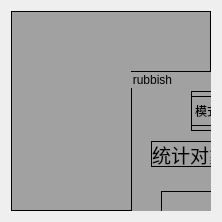
         <widget class="QWidget" name="widget_21" native="true">
          <layout class="QGridLayout" name="gridLayout_17">
           <item row="0" column="0">
            <widget class="QWidget" name="widget" native="true">
             <property name="minimumSize">
              <size>
               <width>200</width>
               <height>200</height>
              </size>
             </property>
             <property name="styleSheet">
              <string notr="true">background-color: rgb(161, 161, 161);
border:1px solid black;</string>
             </property>
             <widget class="QGroupBox" name="groupBox">
              <property name="geometry">
               <rect>
                <x>120</x>
                <y>60</y>
                <width>791</width>
                <height>381</height>
               </rect>
              </property>
              <property name="title">
               <string>rubbish</string>
              </property>
              <widget class="QWidget" name="widget_static" native="true">
               <property name="geometry">
                <rect>
                 <x>30</x>
                 <y>120</y>
                 <width>431</width>
                 <height>241</height>
                </rect>
               </property>
               <property name="minimumSize">
                <size>
                 <width>0</width>
                 <height>200</height>
                </size>
               </property>
               <widget class="QLabel" name="label_start">
                <property name="geometry">
                 <rect>
                  <x>50</x>
                  <y>40</y>
                  <width>21</width>
                  <height>31</height>
                 </rect>
                </property>
                <property name="styleSheet">
                 <string notr="true">border-bottom: 0px solid #FFFFFF;
color: rgb(0, 120, 220);
background-color: rgb(38, 56, 81);</string>
                </property>
                <property name="text">
                 <string>L</string>
                </property>
               </widget>
               <widget class="QLabel" name="label_stop">
                <property name="geometry">
                 <rect>
                  <x>40</x>
                  <y>90</y>
                  <width>21</width>
                  <height>31</height>
                 </rect>
                </property>
                <property name="styleSheet">
                 <string notr="true">border-bottom: 0px solid #FFFFFF;
color: rgb(0, 120, 220);
background-color: rgb(38, 56, 81);</string>
                </property>
                <property name="text">
                 <string>L</string>
                </property>
               </widget>
               <widget class="QPushButton" name="pushButton_start">
                <property name="geometry">
                 <rect>
                  <x>100</x>
                  <y>10</y>
                  <width>141</width>
                  <height>51</height>
                 </rect>
                </property>
                <property name="font">
                 <font>
                  <family>Microsoft YaHei UI</family>
                  <pointsize>14</pointsize>
                  <italic>false</italic>
                  <bold>false</bold>
                 </font>
                </property>
                <property name="styleSheet">
                 <string notr="true">QPushButton
{
    color: rgb(255, 255, 255);
    background-color: rgb(38, 56, 81);
border-radius:15px;
}
QPushButton:checked 
{
	background-color: rgb(60, 68, 81);
 }</string>
                </property>
                <property name="text">
                 <string>启动</string>
                </property>
                <property name="checkable">
                 <bool>true</bool>
                </property>
                <property name="checked">
                 <bool>false</bool>
                </property>
               </widget>
               <widget class="QPushButton" name="pushButton_test">
                <property name="geometry">
                 <rect>
                  <x>60</x>
                  <y>190</y>
                  <width>100</width>
                  <height>32</height>
                 </rect>
                </property>
                <property name="minimumSize">
                 <size>
                  <width>100</width>
                  <height>30</height>
                 </size>
                </property>
                <property name="text">
                 <string>test</string>
                </property>
               </widget>
               <widget class="QPushButton" name="pushButton_4">
                <property name="geometry">
                 <rect>
                  <x>220</x>
                  <y>190</y>
                  <width>111</width>
                  <height>41</height>
                 </rect>
                </property>
                <property name="styleSheet">
                 <string notr="true">QPushButton
{
    color: rgb(255, 255, 255);
    background-color: rgb(38, 56, 81);
border-radius:15px;
}
QPushButton:pressed 
{
	background-color: rgb(160, 168, 181);
 }

QPushButton:checked 
{
	background-color: rgb(160, 168, 181);
 }</string>
                </property>
                <property name="text">
                 <string>工位2运行</string>
                </property>
               </widget>
               <widget class="QLabel" name="label_8">
                <property name="geometry">
                 <rect>
                  <x>170</x>
                  <y>80</y>
                  <width>90</width>
                  <height>45</height>
                 </rect>
                </property>
                <property name="text">
                 <string>实际尺寸：</string>
                </property>
               </widget>
               <widget class="QPushButton" name="pushButton_correction">
                <property name="geometry">
                 <rect>
                  <x>40</x>
                  <y>80</y>
                  <width>111</width>
                  <height>41</height>
                 </rect>
                </property>
                <property name="font">
                 <font>
                  <family>Microsoft YaHei UI</family>
                  <pointsize>14</pointsize>
                  <italic>false</italic>
                  <bold>false</bold>
                 </font>
                </property>
                <property name="styleSheet">
                 <string notr="true">QPushButton
{
    color: rgb(255, 255, 255);
    background-color: rgb(38, 56, 81);
border-radius:15px;
}
QPushButton:pressed 
{
	background-color: rgb(160, 168, 181);
 }

QPushButton:checked 
{
	background-color: rgb(160, 168, 181);
 }</string>
                </property>
                <property name="text">
                 <string>矫正</string>
                </property>
                <property name="checkable">
                 <bool>false</bool>
                </property>
               </widget>
               <widget class="QDoubleSpinBox" name="doubleSpinBox_real_value">
                <property name="geometry">
                 <rect>
                  <x>270</x>
                  <y>80</y>
                  <width>101</width>
                  <height>45</height>
                 </rect>
                </property>
                <property name="maximum">
                 <double>99999.000000000000000</double>
                </property>
               </widget>
               <widget class="QPushButton" name="pushButton_light2">
                <property name="geometry">
                 <rect>
                  <x>220</x>
                  <y>140</y>
                  <width>111</width>
                  <height>41</height>
                 </rect>
                </property>
                <property name="font">
                 <font>
                  <family>Microsoft YaHei UI</family>
                  <pointsize>14</pointsize>
                  <italic>false</italic>
                  <bold>false</bold>
                 </font>
                </property>
                <property name="styleSheet">
                 <string notr="true">QPushButton
{
    color: rgb(255, 255, 255);
    background-color: rgb(38, 56, 81);
border-radius:15px;
}
QPushButton:pressed 
{
	background-color: rgb(160, 168, 181);
 }

QPushButton:checked 
{
	background-color: rgb(160, 168, 181);
 }</string>
                </property>
                <property name="text">
                 <string>光源2</string>
                </property>
                <property name="checkable">
                 <bool>true</bool>
                </property>
               </widget>
               <widget class="QPushButton" name="pushButton_sim_3">
                <property name="geometry">
                 <rect>
                  <x>30</x>
                  <y>150</y>
                  <width>151</width>
                  <height>26</height>
                 </rect>
                </property>
                <property name="font">
                 <font>
                  <family>Microsoft YaHei UI</family>
                  <pointsize>14</pointsize>
                  <italic>false</italic>
                  <bold>false</bold>
                 </font>
                </property>
                <property name="styleSheet">
                 <string notr="true">QPushButton
{
    color: rgb(255, 255, 255);
    background-color: rgb(38, 56, 81);
border-radius:15px;
}
QPushButton:pressed 
{
	background-color: rgb(60, 68, 81);
 }

QPushButton:checked 
{
	background-color: rgb(60, 68, 81);
 }</string>
                </property>
                <property name="text">
                 <string>测试</string>
                </property>
                <property name="checkable">
                 <bool>true</bool>
                </property>
               </widget>
               <widget class="QPushButton" name="pushButton_save_calibration_data">
                <property name="geometry">
                 <rect>
                  <x>280</x>
                  <y>10</y>
                  <width>131</width>
                  <height>61</height>
                 </rect>
                </property>
                <property name="font">
                 <font>
                  <family>Microsoft YaHei UI</family>
                  <pointsize>14</pointsize>
                  <italic>false</italic>
                  <bold>false</bold>
                 </font>
                </property>
                <property name="styleSheet">
                 <string notr="true">QPushButton
{
    color: rgb(255, 255, 255);
    background-color: rgb(38, 56, 81);
border-radius:15px;
}
QPushButton:pressed 
{
	background-color: rgb(60, 68, 81);
 }

QPushButton:checked 
{
	background-color: rgb(60, 68, 81);
 }</string>
                </property>
                <property name="text">
                 <string>保存标定数据</string>
                </property>
                <property name="checkable">
                 <bool>true</bool>
                </property>
               </widget>
              </widget>
              <widget class="QLabel" name="label_static_obj_title">
               <property name="geometry">
                <rect>
                 <x>20</x>
                 <y>70</y>
                 <width>78</width>
                 <height>26</height>
                </rect>
               </property>
               <property name="font">
                <font>
                 <family>Microsoft YaHei UI</family>
                 <pointsize>14</pointsize>
                 <italic>false</italic>
                 <bold>false</bold>
                </font>
               </property>
               <property name="styleSheet">
                <string notr="true">border: 1px solid black;
background-color: transparent;</string>
               </property>
               <property name="text">
                <string>统计对象</string>
               </property>
               <property name="alignment">
                <set>Qt::AlignCenter</set>
               </property>
              </widget>
              <widget class="QLabel" name="label_static_obj_title_2">
               <property name="geometry">
                <rect>
                 <x>160</x>
                 <y>70</y>
                 <width>45</width>
                 <height>26</height>
                </rect>
               </property>
               <property name="font">
                <font>
                 <family>Microsoft YaHei UI</family>
                 <pointsize>14</pointsize>
                 <italic>false</italic>
                 <bold>false</bold>
                </font>
               </property>
               <property name="styleSheet">
                <string notr="true">border: 1px solid black;
background-color: transparent;</string>
               </property>
               <property name="text">
                <string>ng数</string>
               </property>
               <property name="alignment">
                <set>Qt::AlignCenter</set>
               </property>
              </widget>
              <widget class="QLabel" name="label_static_obj_title_4">
               <property name="geometry">
                <rect>
                 <x>110</x>
                 <y>70</y>
                 <width>43</width>
                 <height>26</height>
                </rect>
               </property>
               <property name="font">
                <font>
                 <family>Microsoft YaHei UI</family>
                 <pointsize>14</pointsize>
                 <italic>false</italic>
                 <bold>false</bold>
                </font>
               </property>
               <property name="styleSheet">
                <string notr="true">border: 1px solid black;
background-color: transparent;</string>
               </property>
               <property name="text">
                <string>ok数</string>
               </property>
               <property name="alignment">
                <set>Qt::AlignCenter</set>
               </property>
              </widget>
              <widget class="QLabel" name="label_static_obj_title_3">
               <property name="geometry">
                <rect>
                 <x>220</x>
                 <y>70</y>
                 <width>40</width>
                 <height>26</height>
                </rect>
               </property>
               <property name="font">
                <font>
                 <family>Microsoft YaHei UI</family>
                 <pointsize>14</pointsize>
                 <italic>false</italic>
                 <bold>false</bold>
                </font>
               </property>
               <property name="styleSheet">
                <string notr="true">border: 1px solid black;
background-color: transparent;</string>
               </property>
               <property name="text">
                <string>总数</string>
               </property>
               <property name="alignment">
                <set>Qt::AlignCenter</set>
               </property>
              </widget>
              <widget class="QLabel" name="label_10">
               <property name="geometry">
                <rect>
                 <x>480</x>
                 <y>100</y>
                 <width>61</width>
                 <height>81</height>
                </rect>
               </property>
               <property name="text">
                <string>L</string>
               </property>
              </widget>
              <widget class="QWidget" name="widget_20" native="true">
               <property name="geometry">
                <rect>
                 <x>60</x>
                 <y>20</y>
                 <width>601</width>
                 <height>40</height>
                </rect>
               </property>
               <property name="maximumSize">
                <size>
                 <width>16777215</width>
                 <height>40</height>
                </size>
               </property>
               <layout class="QGridLayout" name="gridLayout_16">
                <property name="leftMargin">
                 <number>0</number>
                </property>
                <property name="topMargin">
                 <number>0</number>
                </property>
                <property name="rightMargin">
                 <number>0</number>
                </property>
                <property name="bottomMargin">
                 <number>0</number>
                </property>
                <item row="0" column="1">
                 <widget class="QLabel" name="label_mode">
                  <property name="text">
                   <string>自动模式</string>
                  </property>
                 </widget>
                </item>
                <item row="0" column="0">
                 <widget class="QLabel" name="label_7">
                  <property name="text">
                   <string>模式：</string>
                  </property>
                 </widget>
                </item>
                <item row="0" column="3">
                 <widget class="QPushButton" name="pushButton_6">
                  <property name="minimumSize">
                   <size>
                    <width>100</width>
                    <height>30</height>
                   </size>
                  </property>
                  <property name="text">
                   <string>sim</string>
                  </property>
                 </widget>
                </item>
                <item row="0" column="4">
                 <widget class="QPushButton" name="pushButton_7">
                  <property name="minimumSize">
                   <size>
                    <width>100</width>
                    <height>30</height>
                   </size>
                  </property>
                  <property name="text">
                   <string>send</string>
                  </property>
                 </widget>
                </item>
                <item row="0" column="2">
                 <widget class="QPushButton" name="pushButton_5">
                  <property name="minimumSize">
                   <size>
                    <width>100</width>
                    <height>30</height>
                   </size>
                  </property>
                  <property name="text">
                   <string>form</string>
                  </property>
                 </widget>
                </item>
                <item row="0" column="5">
                 <widget class="QComboBox" name="comboBox">
                  <property name="minimumSize">
                   <size>
                    <width>50</width>
                    <height>0</height>
                   </size>
                  </property>
                  <property name="maximumSize">
                   <size>
                    <width>50</width>
                    <height>16777215</height>
                   </size>
                  </property>
                  <item>
                   <property name="text">
                    <string>Cam1</string>
                   </property>
                  </item>
                  <item>
                   <property name="text">
                    <string>Cam2</string>
                   </property>
                  </item>
                 </widget>
                </item>
                <item row="0" column="6">
                 <spacer name="horizontalSpacer_2">
                  <property name="orientation">
                   <enum>Qt::Horizontal</enum>
                  </property>
                  <property name="sizeHint" stdset="0">
                   <size>
                    <width>40</width>
                    <height>20</height>
                   </size>
                  </property>
                 </spacer>
                </item>
               </layout>
              </widget>
             </widget>
            </widget>
           </item>
          </layout>
         </widget>
